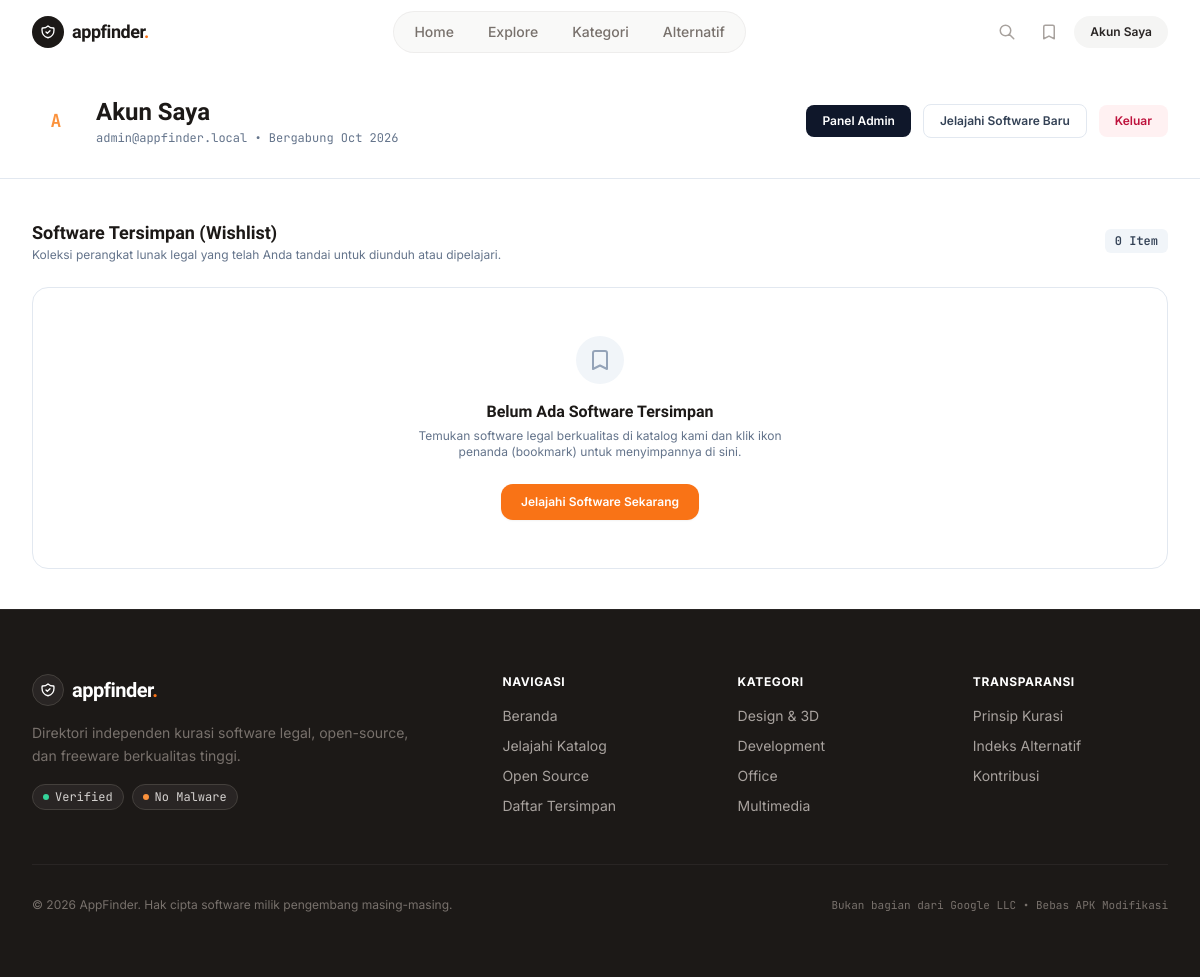
Page /?page=dashboard (signed in) on the committed database.
### tables this page shows
CREATE TABLE `users` (
  `id` int NOT NULL,
  `username` varchar(100) NOT NULL,
  `email` varchar(100) NOT NULL,
  `password` varchar(255) NOT NULL,
  `role` enum('user','admin') NOT NULL DEFAULT 'user',
  `created_at` timestamp NULL DEFAULT CURRENT_TIMESTAMP
);

### pages/dashboard.php (the view, shortened to what this page needs)
<?php
$stmtUser = $pdo->prepare("SELECT id, username, email, role, created_at FROM users WHERE id = ?");
$stmtUser->execute([$_SESSION['user_id']]);
$user = $stmtUser->fetch();
require_once __DIR__ . '/../includes/header.php';
$stmtBm = $pdo->prepare("
    SELECT a.*, c.name as category_name, b.created_at as bookmarked_at
    FROM bookmarks b
    JOIN apps a ON b.app_id = a.id
    JOIN categories c ON a.category_id = c.id
    WHERE b.user_id = ?
    ORDER BY b.created_at DESC
");
$stmtBm->execute([$_SESSION['user_id']]);
$bookmarkedApps = $stmtBm->fetchAll();
?>
<div class="bg-white border-b border-slate-200 py-8">
    <div class="max-w-7xl mx-auto px-4 sm:px-6 lg:px-8">
        <div class="flex flex-col sm:flex-row sm:items-center justify-between gap-4">
            <div class="flex items-center gap-4">
                <div class="w-12 h-12 rounded-xl bg-navy text-brand-400 flex items-center justify-center font-bold text-lg font-mono">
                    <?= strtoupper(substr($user['username'] ?? 'U', 0, 1)) ?>
                </div>
                <div>
                    <h1 class="text-2xl font-bold text-navy font-heading">
                        Akun Saya
                    </h1>
                    <div class="text-xs text-slate-500 mt-0.5 font-mono">
                        <?= htmlspecialchars($user['email'] ?? '') ?> &bull; Bergabung <?= !empty($user['created_at']) ? date('M Y', strtotime($user['created_at'])) : '-' ?>
                    </div>
                </div>
            </div>
            <div class="flex items-center gap-3">
                <?php if ($user['role'] === 'admin'): ?>
                    <a href="?admin=index" class="px-4 py-2 rounded-lg bg-slate-900 hover:bg-slate-700 text-white text-xs font-semibold transition-colors">
                        Panel Admin
                    </a>
                <?php endif; ?>
                <a href="?page=explore" class="px-4 py-2 rounded-lg border border-slate-200 hover:border-slate-300 text-xs font-semibold text-slate-700 bg-white transition-colors">
                    Jelajahi Software Baru
                </a>
                <button type="button" data-open-logout-dialog class="px-4 py-2 rounded-lg bg-rose-50 hover:bg-rose-100 text-rose-700 text-xs font-semibold transition-colors">
                    Keluar
                </button>
            </div>
        </div>
    </div>
</div>
<div class="max-w-7xl mx-auto px-4 sm:px-6 lg:px-8 py-10">
    <div class="flex items-center justify-between mb-6">
        <div>
            <h2 class="text-lg font-bold text-navy font-heading">Software Tersimpan (Wishlist)</h2>
            <p class="text-xs text-slate-500">Koleksi perangkat lunak legal yang telah Anda tandai untuk diunduh atau dipelajari.</p>
        </div>
        <span class="text-xs font-mono bg-slate-100 text-slate-700 px-2.5 py-1 rounded-md font-semibold">
            <?= count($bookmarkedApps) ?> Item
        </span>
    </div>
    <?php if (empty($bookmarkedApps)): ?>
        <div class="bg-white rounded-2xl border border-slate-200 p-12 text-center">
            <div class="w-12 h-12 rounded-full bg-slate-100 text-slate-400 flex items-center justify-center mx-auto mb-4">
                <svg class="w-6 h-6" fill="none" stroke="currentColor" viewBox="0 0 24 24"><path stroke-linecap="round" stroke-linejoin="round" stroke-width="2" d="M5 5a2 2 0 012-2h10a2 2 0 012 2v16l-7-3.5L5 21V5z"></path></svg>
            </div>
            <h3 class="text-base font-bold text-navy mb-1 font-heading">Belum Ada Software Tersimpan</h3>
            <p class="text-xs text-slate-500 max-w-sm mx-auto mb-6">
                Temukan software legal berkualitas di katalog kami dan klik ikon penanda (bookmark) untuk menyimpannya di sini.
            </p>
            <a href="?page=explore" class="inline-block px-5 py-2.5 rounded-xl bg-brand-500 hover:bg-brand-600 text-white text-xs font-semibold transition-colors shadow-sm">
                Jelajahi Software Sekarang
            </a>
        </div>
    <?php endif; ?>
</div>
<?php require_once __DIR__ . '/../includes/footer.php'; ?>

### includes/header.php (style rules this page uses)
body { font-family: 'Inter', system-ui, sans-serif; background-color: #FFFFFF; color: #1a1a1a; }
.font-heading { font-family: 'Plus Jakarta Sans', sans-serif; }

### rows in the picture
users: username "A", email "admin@appfinder.local", created_at "Oct 2026"

### other values in the picture
$nav['label'] "Home"
$nav['label'] "Explore"
$nav['label'] "Kategori"
$nav['label'] "Alternatif"
count($bookmarkedApps) "0"
